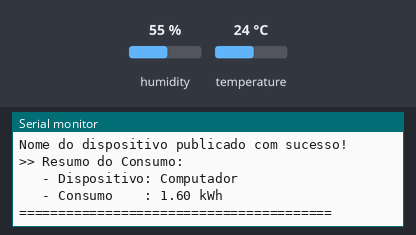
Bench run of a program on a simulated ESP32. On the bench: the last lines printed to the serial monitor. The inputs (shaded band) are chosen by the test bench; at power-on: humidity 55 %, temperature 24 °C. WiFi joins after 1.5 s; servers stay silent unless stated; random numbers use the default seed unless the program sets one; no MQTT or app messages arrive unless stated.

Above: at 2.7 s.
2.8 s: humidity set to 22 %
At 4.6 s:
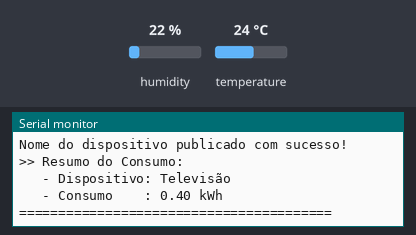
5.5 s: temperature set to 12 °C
At 7.3 s:
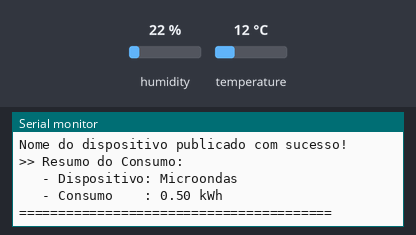
8.2 s: humidity set to 40 %
At 8.2 s:
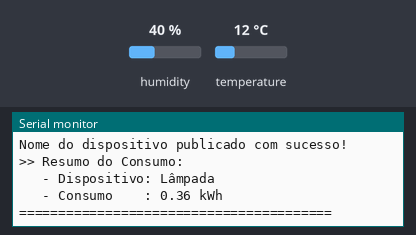
Timing chart, 0 to 11.2 s (numbered marks = the images above; inputs shaded):
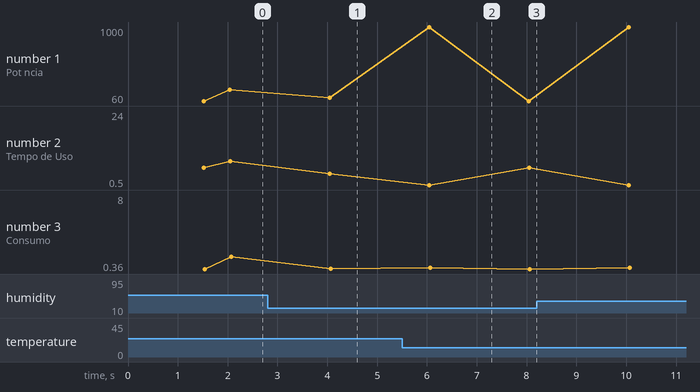

Measured:
- after the input at 2.8 s, the serial monitor: prints a new line after 1.2 s (image 1)
- after the input at 5.5 s, the serial monitor: prints a new line after 0.52 s (image 2)

The program:

main.cpp
```cpp
#include <Arduino.h>
#include <WiFi.h>
#include <DHTesp.h>
#include <PubSubClient.h>

// Configurações de WiFi
const char *SSID = "Wokwi-GUEST";
const char *PASSWORD = ""; // Substitua pela sua senha

// Configurações de MQTT
const char *BROKER_MQTT = "test.mosquitto.org";
const int BROKER_PORT = 1883;
const char *ID_MQTT = "esp32_mqtt";
const char *ECOENERGY_TEMP = "ecoenergy/temperatura";
const char *ECOENERGY_HUMI = "ecoenergy/umidade";
const char *ECOENERGY_DEVICE = "ecoenergy/dispositivo";
const char *ECOENERGY_ENERGY = "ecoenergy/consumoEnergia";

// Configurações de Hardware
#define PIN_DHT 12
#define SENSOR_READ_DELAY 2000
#define DEVICE_MONITOR_INTERVAL 2000  // Atualizar a cada 2 segundos

// Variáveis globais
WiFiClient espClient;
PubSubClient MQTT(espClient);
DHTesp dht;
unsigned long deviceChangeTime = 0;
TempAndHumidity sensorValues;

struct Dispositivo {
  String nome;
  int potencia;  // em Watts
  float tempoUso; // em horas
};

Dispositivo dispositivos[] = {
  {"Geladeira", 150, 24},
  {"Máquina de Lavar", 500, 1},
  {"Microondas", 1000, 0.5},
  {"Chuveiro", 5500, 0.25},
  {"Lâmpada", 60, 6},
  {"Televisão", 100, 4},
  {"Ar Condicionado", 1000, 8},
  {"Computador", 200, 8},
  {"Ferro de Passar", 1000, 0.5}
};

Dispositivo dispositivoAtual; // Variável para armazenar o dispositivo atual

float calcularConsumoEnergia(int potencia, float tempoUso) {
  return (potencia * tempoUso) / 1000.0;
}

void publicarDadosDispositivo() {
  // Publicando consumo de energia do dispositivo atual
  float consumo = calcularConsumoEnergia(dispositivoAtual.potencia, dispositivoAtual.tempoUso);

  // Publicando o consumo de energia como texto simples
  char consumoEnergia[10];
  snprintf(consumoEnergia, sizeof(consumoEnergia), "%.2f", consumo);  // Formata o valor como texto simples

  if (MQTT.publish(ECOENERGY_ENERGY, consumoEnergia)) {
    Serial.println("Consumo de energia publicado com sucesso!");
  } else {
    Serial.println("Falha ao publicar consumo de energia.");
  }

  // Publicando o nome do dispositivo
  if (MQTT.publish(ECOENERGY_DEVICE, dispositivoAtual.nome.c_str())) {
    Serial.println("Nome do dispositivo publicado com sucesso!");
  } else {
    Serial.println("Falha ao publicar nome do dispositivo.");
  }

  Serial.println(">> Resumo do Consumo:");
  Serial.println("   - Dispositivo: " + dispositivoAtual.nome);
  Serial.println("   - Consumo    : " + String(consumo) + " kWh");
  Serial.println("========================================");
}

void publicarSensores() {
  // Publica a leitura dos sensores (temperatura e umidade)
  String temperatura = String(sensorValues.temperature);
  if (MQTT.publish(ECOENERGY_TEMP, temperatura.c_str())) {
    Serial.println("Temperatura publicada com sucesso!");
  } else {
    Serial.println("Falha ao publicar temperatura.");
  }

  String umidade = String(sensorValues.humidity);
  if (MQTT.publish(ECOENERGY_HUMI, umidade.c_str())) {
    Serial.println("Umidade publicada com sucesso!");
  } else {
    Serial.println("Falha ao publicar umidade.");
  }

  // Exibição dos dados no Serial Monitor
  Serial.println("\n");
  Serial.println("########################################");
  Serial.println("       [Leitura dos Sensores]");
  Serial.println("########################################");
  Serial.println(">> Temperatura Ambiente: " + temperatura);
  Serial.println(">> Umidade Relativa    : " + umidade);
  Serial.println("########################################");
}

void updateSensorValues() {
  sensorValues = dht.getTempAndHumidity();
}

void initWiFi() {
  Serial.print("Conectando com a rede: ");
  Serial.println(SSID);
  WiFi.begin(SSID, PASSWORD);

  while (WiFi.status() != WL_CONNECTED) {
    delay(100);
    Serial.print("...");
  }

  Serial.println("\nConectado com sucesso!");
  Serial.print("IP: ");
  Serial.println(WiFi.localIP());
}

void initMQTT() {
  MQTT.setServer(BROKER_MQTT, BROKER_PORT);
}

void reconnectMQTT() {
  while (!MQTT.connected()) {
    Serial.print("Tentando conectar ao Broker MQTT: ");
    Serial.println(BROKER_MQTT);
    if (MQTT.connect(ID_MQTT)) {
      Serial.println("Conectado ao broker MQTT!");
    } else {
      Serial.println("Falha ao conectar. Tentando novamente em 2 segundos.");
      delay(2000);
    }
  }
}

void checkWiFiAndMQTT() {
  if (WiFi.status() != WL_CONNECTED) {
    WiFi.begin(SSID, PASSWORD);
    while (WiFi.status() != WL_CONNECTED) {
      delay(100);
      Serial.print("...");
    }
    Serial.println("\nWiFi reconectado!");
  }
  if (!MQTT.connected()) reconnectMQTT();
}

void selecionarDispositivoAleatorio() {
  // Seleciona um dispositivo aleatório da lista
  int indiceAleatorio = random(0, sizeof(dispositivos) / sizeof(dispositivos[0]));
  dispositivoAtual = dispositivos[indiceAleatorio];

  // Exibe os dados do novo dispositivo no Serial Monitor
  Serial.println("\n");
  Serial.println("========================================");
  Serial.println("        [Monitoramento de Dispositivo]");
  Serial.println("========================================");
  Serial.println(">> Novo dispositivo monitorado:");
  Serial.println("   - Nome       : " + dispositivoAtual.nome);
  Serial.println("   - Potência   : " + String(dispositivoAtual.potencia) + " W");
  Serial.println("   - Tempo de Uso: " + String(dispositivoAtual.tempoUso) + " horas");
  Serial.println("========================================");
  Serial.println("\n");

  // Publica os dados do novo dispositivo
  publicarDadosDispositivo();
}

void setup() {
  Serial.begin(115200);
  dht.setup(PIN_DHT, DHTesp::DHT22);
  initWiFi();
  initMQTT();

  // Inicializa o primeiro dispositivo aleatório
  selecionarDispositivoAleatorio();
}

void loop() {
  checkWiFiAndMQTT();
  MQTT.loop();

  unsigned long now = millis();

  // Atualiza a cada 2 segundos
  if (now - deviceChangeTime >= DEVICE_MONITOR_INTERVAL) {
    // Atualiza a leitura dos sensores a cada 2 segundos
    updateSensorValues();
    publicarSensores();

    // Seleciona um dispositivo aleatório e publica os dados
    selecionarDispositivoAleatorio();

    deviceChangeTime = now;
  }
}
```
